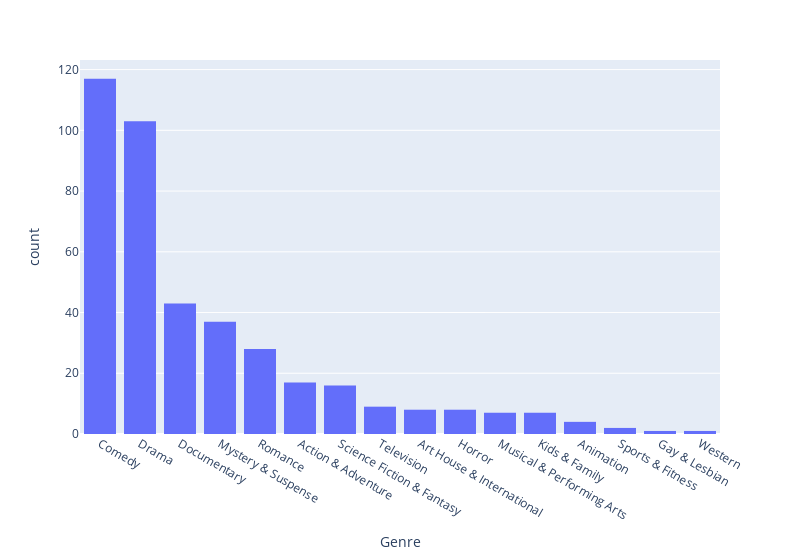

The code cell stored with this chart in its notebook:
### Code cell
px.histogram(
  nf_genre_count,
  "genre",
  width=800,
  labels={
    "genre": "Genre",
  }
).update_xaxes(
  categoryorder="total descending"
)

# add trace?

### Figure 1 — Plotly figure (JSON) as saved in the notebook; plotly's stock layout.template omitted (floating-point values rounded to 4 significant figures; data arrays with more than 128 entries replaced by an {"elided": "..."} marker saying what was removed)
{"data": [{"alignmentgroup": "True", "bingroup": "x", "hovertemplate": "Genre=%{x}<br>count=%{y}<extra></extra>", "legendgroup": "", "marker": {"color": "#636efa", "pattern": {"shape": ""}}, "name": "", "offsetgroup": "", "orientation": "v", "showlegend": false, "type": "histogram", "x": {"elided": "408 str values"}, "xaxis": "x", "yaxis": "y"}], "layout": {"barmode": "relative", "legend": {"tracegroupgap": 0}, "margin": {"t": 60}, "width": 800, "xaxis": {"anchor": "y", "categoryorder": "total descending", "domain": [0, 1], "title": {"text": "Genre"}}, "yaxis": {"anchor": "x", "domain": [0, 1], "title": {"text": "count"}}}}
